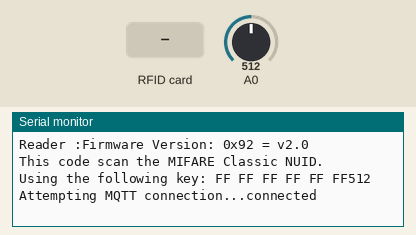
Simulated run of this sketch. Board: ESP8266 (NodeMCU). On the bench: the last lines printed to the serial monitor. The inputs (shaded band) are chosen by the test bench; at power-on: A0 = 512. WiFi joins after 1.5 s; servers stay silent unless stated; no MQTT or app messages arrive unless stated.

Above: at 2.7 s.
2.8 s: RFID card 43 89 27 28 34 held to the reader
8.1 s: RFID card 5E 7A 19 C4 held to the reader
13.1 s: A0 set to 716
At 14.1 s:
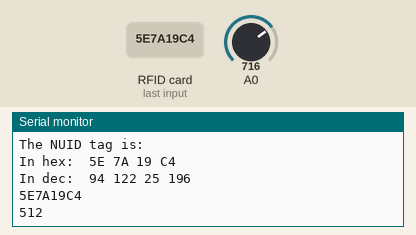
16.4 s: RFID card 5E 7A 19 C4 held to the reader
19.7 s: A0 set to 900
At 22.2 s:
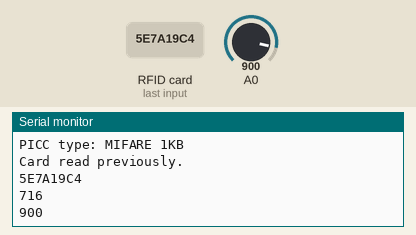
Timing chart, 0 to 23.7 s (numbered marks = the images above; inputs shaded):
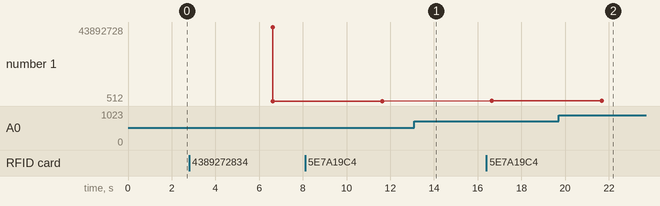

The sketch:

photoresistor.ino
```cpp
 //const int pResistor = A0; // Photoresistor at Arduino analog pin A0
////Variables
//int value; // Store value from photoresistor (0-1023)
//void setup(){
//Serial.begin(9600);
//pinMode(pResistor, INPUT); // Set pResistor - A0 pin as an input (optional)
//}
//void loop(){
// value = analogRead(pResistor);
// Serial.println("Light intensity is: ");
//  Serial.println (value );
//  delay(1000);
//}

#include <ESP8266WiFi.h>
#include <PubSubClient.h>
#include <SPI.h>
#include <MFRC522.h>
#define SS_PIN D8
#define RST_PIN D0
MFRC522 rfid(SS_PIN, RST_PIN); // Instance of the class
MFRC522::MIFARE_Key key;
// Init array that will store new NUID
byte nuidPICC[4];

const char* ssid = "QuerizonNet37";
const char* password = "4389272834";
const char* mqtt_server = "192.168.0.179"; // at home
//const char* ssid = "Mezushrai";
//const char* password = "pupkazalupka";
//const char* mqtt_server = "172.20.10.3";
WiFiClient tiqwa;
PubSubClient client(tiqwa);
void setup_wifi() {
 delay(10);
 // We start by connecting to a WiFi network
 Serial.println();
 Serial.print("Connecting to ");
 Serial.println(ssid);
 WiFi.begin(ssid, password);
 while (WiFi.status() != WL_CONNECTED) {
 delay(500);
 Serial.print(".");
 }
 Serial.println("");
 Serial.print("WiFi connected - ESP-8266 IP address: ");
 Serial.println(WiFi.localIP());
}
void callback(String topic, byte* message, unsigned int length) {
 Serial.print("Message arrived on topic: ");
 Serial.print(topic);
 Serial.print(". Message: ");
 String messagein;

 for (int i = 0; i < length; i++) {
 Serial.print((char)message[i]);
 messagein += (char)message[i];
 }

}
void reconnect() {
 while (!client.connected()) {
 Serial.print("Attempting MQTT connection...");
 if (client.connect("vanieriot")) {
 Serial.println("connected");

 } else {
 Serial.print("failed, rc=");
 Serial.print(client.state());
 Serial.println(" try again in 3 seconds");
 // Wait 5 seconds before retrying
 delay(3000);
 }
 }
}

// the setup routine runs once when you press reset:
void setup() {
  // initialize serial communication at 9600 bits per second:
  Serial.begin(115200);
  setup_wifi();
  client.setServer(mqtt_server, 1883);
  client.setCallback(callback);
  SPI.begin(); // Init SPI bus
  rfid.PCD_Init(); // Init MFRC522
  Serial.println();
  Serial.print(F("Reader :"));
  rfid.PCD_DumpVersionToSerial();
  for (byte i = 0; i < 6; i++) {
   key.keyByte[i] = 0xFF;
  }
  //Note: To use the RFID RC522 module we use the SPI.h library which will allow us to
  //establish the communication between the ESP8266 card and the module; and the
  //MFRC522.h library which will allow us to dialogue with the module.
  Serial.println();
  Serial.println(F("This code scan the MIFARE Classic NUID."));
  Serial.print(F("Using the following key:"));
  printHex(key.keyByte, MFRC522::MF_KEY_SIZE);
}

// the loop routine runs over and over again forever:
void loop() {
  // read the input on analog pin 0:
  int sensorValue = analogRead(A0);
  // Convert the analog reading (which goes from 0 - 1023) to a voltage (0 - 5V):
  //float voltage = sensorValue * (5.0 / 1023.0);
  // print out the value you read:
  Serial.println(sensorValue);

  if (!client.connected()) {
   reconnect();
   }
   if(!client.loop())
   client.connect("tiqwa");

   char msg_out[20];
   sprintf(msg_out, "%d",sensorValue);
   client.publish("lightIntensity",msg_out);
  delay(5000);
 // Reset the loop if no new card present on the sensor/reader. This saves the entire process when idle.
  if ( ! rfid.PICC_IsNewCardPresent())
      return;
  // Verify if the NUID has been readed
  if ( ! rfid.PICC_ReadCardSerial())
      return;
  Serial.print(F("PICC type: "));
  MFRC522::PICC_Type piccType = rfid.PICC_GetType(rfid.uid.sak);
  Serial.println(rfid.PICC_GetTypeName(piccType));
  // Check is the PICC of Classic MIFARE type
  if (piccType != MFRC522::PICC_TYPE_MIFARE_MINI &&
          piccType != MFRC522::PICC_TYPE_MIFARE_1K &&
          piccType != MFRC522::PICC_TYPE_MIFARE_4K) {
      Serial.println(F("Your tag is not of type MIFARE Classic."));
      return;
  }
  if (rfid.uid.uidByte[0] != nuidPICC[0] ||
          rfid.uid.uidByte[1] != nuidPICC[1] ||
          rfid.uid.uidByte[2] != nuidPICC[2] ||
          rfid.uid.uidByte[3] != nuidPICC[3] ) {
      Serial.println(F("A new card has been detected."));
      // Store NUID into nuidPICC array
      for (byte i = 0; i < 4; i++) {
          nuidPICC[i] = rfid.uid.uidByte[i];
      }
      Serial.println(F("The NUID tag is:"));
      Serial.print(F("In hex: "));
      printHex(rfid.uid.uidByte, rfid.uid.size);
      //lcd.setCursor(0, 1);
      Serial.println();
      Serial.print(F("In dec: "));
      printDec(rfid.uid.uidByte, rfid.uid.size);
      Serial.println();
      char str[32] = "";
      array_to_string(rfid.uid.uidByte, 4, str); // Insert (byte array, length, char array for output)
      Serial.println(str);                       // Print the output uid string
      client.publish("currentTag", str);
  }
  else {
      Serial.println(F("Card read previously."));
      char str[32] = "";
      array_to_string(rfid.uid.uidByte, 4, str);
      Serial.println(str);                       // Print the output uid string
      client.publish("get-current-tag", str);
}
  // Halt PICC
  rfid.PICC_HaltA();
  // Stop encryption on PCD
  rfid.PCD_StopCrypto1();
}
/**
    Helper routine to dump a byte array as hex values to Serial.
*/
void printHex(byte *buffer, byte bufferSize) {
  for (byte i = 0; i < bufferSize; i++) {
      Serial.print(buffer[i] < 0x10 ? " 0" : " ");
      Serial.print(buffer[i], HEX);
  }
}
/**
    Helper routine to dump a byte array as dec values to Serial.
*/
void printDec(byte *buffer, byte bufferSize) {
  for (byte i = 0; i < bufferSize; i++) {
      Serial.print(buffer[i] < 0x10 ? " 0" : " ");
      Serial.print(buffer[i], DEC);
  }
}

void array_to_string(byte array[], unsigned int len, char buffer[])
{
  for (unsigned int i = 0; i < len; i++)
  {
    byte nib1 = (array[i] >> 4) & 0x0F;
    byte nib2 = (array[i] >> 0) & 0x0F;
    buffer[i * 2 + 0] = nib1 < 0xA ? '0' + nib1 : 'A' + nib1 - 0xA;
    buffer[i * 2 + 1] = nib2 < 0xA ? '0' + nib2 : 'A' + nib2 - 0xA;
  }
  buffer[len * 2] = '\0';
}
```

Measured:
- after the input at 19.7 s, the serial monitor: prints a new line after 2.0 s (image 2)
- plotted number 1: 716 → 900 after the input at 19.7 s
